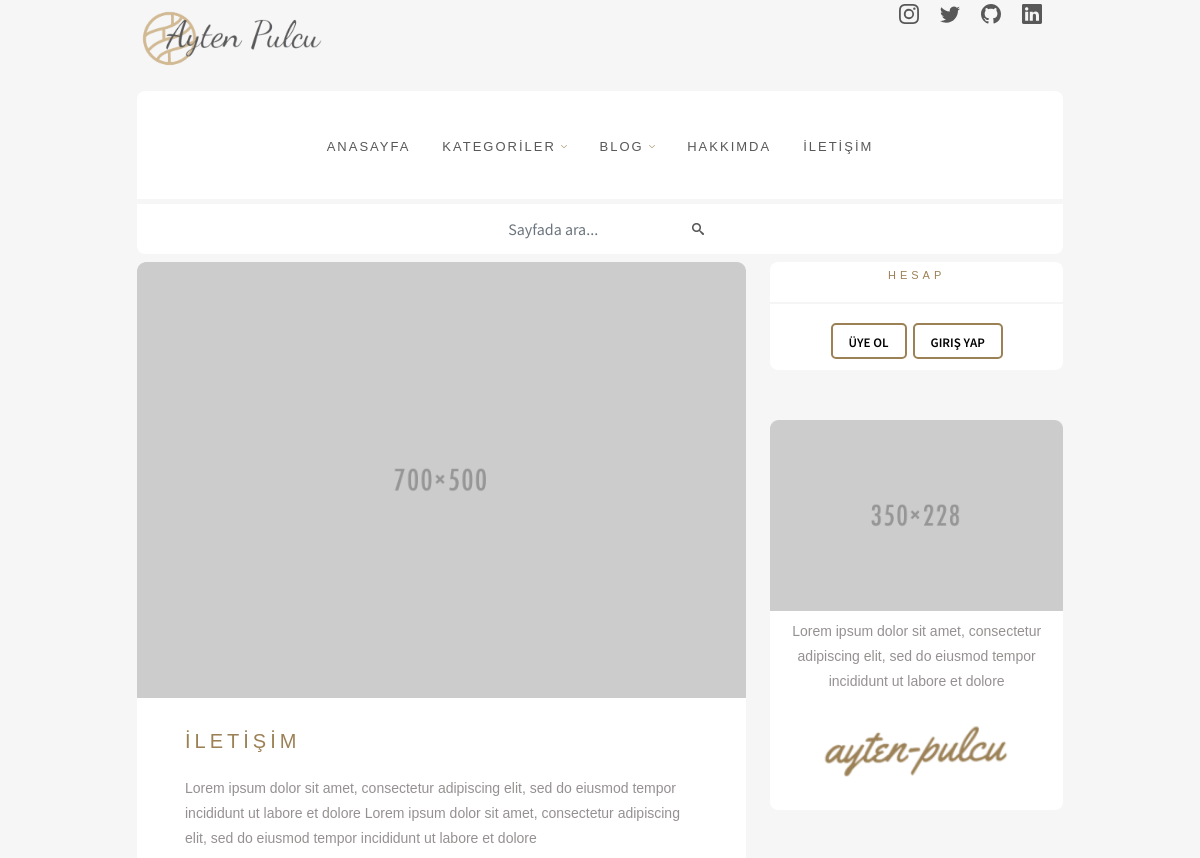
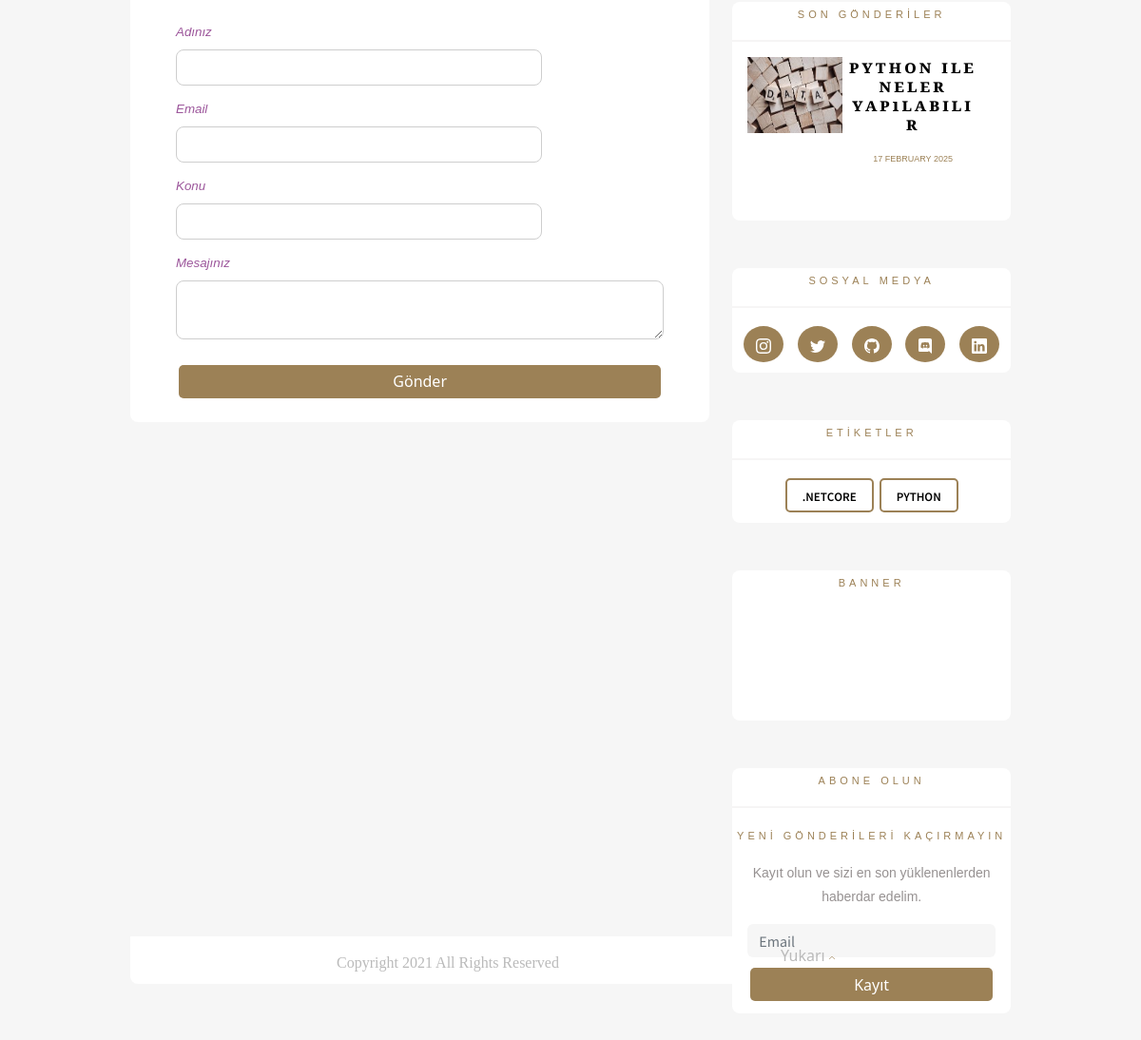
The page /iletisim/ on the database its author committed (2 pictures, top to bottom).
### post/models.py (models this page shows, shortened)
class Blog_post(models.Model):
    category = models.ForeignKey(
        Category,
        on_delete=models.CASCADE
    )
    title = models.CharField(max_length=40)
    slug = models.SlugField(
        max_length=200,
        default="",
    )
    content = models.TextField()
    image = models.ImageField(upload_to="img")
    next_img = models.ImageField(upload_to="next")
    status = models.CharField(
        default="draft",
        choices=STATUS,
        max_length=10,
    )
    author=models.CharField(max_length=100)
    createt_at = models.DateTimeField(auto_now_add=True)
    updated_at = models.DateTimeField(auto_now_add=True)

class Category(models.Model):
    title = models.CharField(max_length=200)
    slug = models.SlugField(
        max_length=200,
        default="",
    )
    status = models.CharField(
        default=DEFAULT_STATUS,
        choices=STATUS,
        max_length=10,
    )
    createt_at = models.DateTimeField(auto_now_add=True)
    updated_at = models.DateTimeField(auto_now=True)

### page/views.py (the view)
# urls.py: path('iletisim/', contact_us, name='contact_us'),
def contact_us(request):
    context=dict()
    context['form'] = MessageModelForm()
    if request.method == 'POST':
        form = MessageModelForm(request.POST, request.FILES)
        if form.is_valid():
            form.save()
        return HttpResponseRedirect('/')
    else:
        return render(request,"contact.html",context)

### page/forms.py
class MessageModelForm(forms.ModelForm):
    class Meta:
        model = Message
        fields = [
            'user_name',
            'mail',
            'subject',
            'content',
        ]

### myblog/data.py (called while the page is built)
def need_data(request):
    context = dict()
    context['categories'] = Category.objects.filter(
        status="published"
    ).order_by('title')
    context['pages'] = Page.objects.filter(
        status="published"
    ).order_by('title')
    context['latest']  = Blog_post.objects.filter(
        status="published"
    )[:4]
    context['posts'] = Blog_post.objects.filter(
        status='published',
    )[:5]
    return context

### templates/contact.html (shortened to what this page needs)
{% extends 'components/base.html' %}
{% block content %}
<div class="content">
    <div class="row">
        <div class="col-md-8" >
            <div class="cart" >
                <img src="/media/img 7-5.png" class="rnd img-fluid">
                <span class="d-flex flex-column mx-5" style="margin-top: 20px;">
                    <p class="tag" style="font-size: 21pt;text-align: left;">İLETİŞİM </p>
                    <p class="text">
                        Lorem ipsum dolor sit amet, consectetur adipiscing elit, sed do eiusmod tempor incididunt ut labore et dolore
                        Lorem ipsum dolor sit amet, consectetur adipiscing elit, sed do eiusmod tempor incididunt ut labore et dolore
                    </p>
                    <form method="POST">
                        <span class="d-flex flex-column w-75">
                            <label class="form-label">Adınız</label>
                            <input type="text" name="user_name" id="id_user_name" class="form-control" required>
                            <label class="form-label">Email </label>
                            <input type="email" name="mail" id="id_mail" class="form-control" required>
                            <label class="form-label" for="id_subject">Konu</label>
                            <input type="text" name="subject" class="form-control" maxlength="255" required id="id_subject">
                        </span>
                        <span class="d-flex flex-column">
                            <label class="form-label">Mesajınız</label>
                            <textarea type="text" name="content" class="form-control" id="id_content" required></textarea>
                            <br>
                            <button class="btn-submit" type="submit" >
                                Gönder
                            </button>
                        </span>
                    </form>
                </span>
            </div>
        </div>
        {% include 'components/sidebar.html' %}
    </div>
</div>
{% endblock %}

### templates/components/sidebar.html (shortened to what this page needs)
{% block content%}
{% load static %}
<div class="col-md-4" id="sidebar">
    <div class="cart">
        <p class="tag">Hesap</p>
        <hr>
        {% if user.is_authenticated %}
            <p class="text px-3">Kullanıcı: {{ user.username }}</p>
            <span class="d-flex flex-wrap pb-2 justify-content-center" >
                <a href="{% url 'see_cmnt' %}">
                    <p class="category px-3">
                        Yorumlarım
                    </p>
                </a>
                <a href="{% url 'log_out' %}">
                    <p class="category px-3">Oturumu Kapat</p>
                </a>
            </span>
        {% else %}
        <span class="d-flex flex-wrap pb-2 justify-content-center" >
            <a href="{% url 'sign_in' %}" >
                <p class="category px-3">Üye Ol</p>
            </a>
            <a href="{% url 'log_in' %}" >
                <p class="category px-3">Giriş Yap</p>
            </a>
        </span>
        {% endif %}
    </div>
    <div class="cart" style="height: 390px;">
        <div class="timg">
            <img src="/media/img_about.png" class="img-fluid"  alt="Responsive image">
        </div>
        <span class="d-flex flex-column mt-2 mx-3">
        <p class="text" style="text-align: center;">
            Lorem ipsum dolor sit amet, consectetur adipiscing elit, sed do eiusmod tempor incididunt ut labore et dolore
        </p>
            <img src="/media/signing.png" class="img-fluid align-self-center w-75"  alt="Responsive image">
        </span>
    </div>
    <div class="cart">
        <p class="tag">Son Gönderİler</p>
        <hr>
        {% for item in latest%}
        <span class="d-flex flex-nowrap mt-2 mx-3 mb-3">
            <div class="col-sm-4">
                <a href="{% url 'post_show' post_slug=item.slug %}" target="_self">
                    <img src="{{item.image.url}}" style="height: 80px;width: 100px;" >
                </a>
            </div>
            <div class="col-sm-8">
                <span class="d-flex flex-column mx-3">
                    <p class="last-title"> {{item.title}} </p>
                    <p class="data">{{item.updated_at|date:'d F Y'}}</p>
                </span>
            </div>
        </span>
        {% endfor %}
        <br>
    </div>
    <div class="cart">
        <p class="tag">sosyal medya</p>
        <hr>
        <span class="d-flex flex-row flex-wrap pb-2 justify-content-evenly" >
            <button type="button" class="btn btn-social ">
            </button>
            <button type="button" class="btn btn-social">
            </button>
            <button type="button" class="btn btn-social">
            </button>
            <button type="button" class="btn btn-social">
            </button>
            <button type="button" class="btn btn-social">
            </button>
        </span>
    </div>
    <div class="cart">
        <p class="tag">etİketler</p>
        <hr>
        <span class="d-flex flex-wrap pb-2 justify-content-center" >
            {% for item in categories %}
            <a href="{% url 'category_show' category_slug=item.slug %}" style="text-decoration: none;">
                <p class="category px-3">{{item.title}}</p>
            </a>
            {% endfor %}
        </span>
    </div>
    <div class="cart" style="height: 10%;">
        <p class="tag">Banner</p>
    </div>
    <div class="cart" >
        <p class="tag">abone olun</p>
        <hr>
        <p class="tag">yenİ gönderİlerİ kaçırmayın </p>
        <p class="text align-items-center" style="text-align: center;">Kayıt olun ve sizi en son yüklenenlerden haberdar edelim.</p>
        <span class="d-flex flex-column mx-3">
            <input type="text" class="form-control mb-2 border-0" style="background-color: #f6f6f6; border-radius: 6px; height: 35px;" placeholder="Email">
            <button class="btn-submit" type="submit" >Kayıt</button>
        </span>
    </div>
</div>
{% endblock%}

### static/css/main.css (style rules this page uses)
body { margin:0; padding: 0; background-color: #f6f6f6; }
hr { border: 1px solid #dddbdb; }
label { color: #9c569b; font-family: 'Source Sans Pro regular', sans-serif; font-size: 10pt; text-align: start; font-style: italic; margin-top: 15px; }
a { text-decoration: none; }
p.text { font-family: 'Source Sans Pro Light', sans-serif; color: #969191; font-size: 14px; font-weight: 200; text-align: left; line-height: 25px; text-overflow: clip; }
p.data { font-family: 'Source Sans Pro Light', sans-serif; font-size: 10pt; font-weight: 200; color: #9c8156; font-variant-caps: all-petite-caps; font-variant-numeric: oldstyle-nums; }
p.last-title { font-family: 'Playfair Display', sans-serif; font-size: 14pt; letter-spacing: 3px; font-weight: 600; font-variant-caps: all-petite-caps; color: black; line-height: 15pt; }
p.tag { font-family: 'Source Sans Pro regular', sans-serif; color: #9c8156; font-size: 12pt; font-weight: 400; letter-spacing: 4px; text-align: center; font-variant-caps: all-petite-caps; }
p.category { color: black; font-size: 14pt; font-weight: 600; font-family: 'Source Sans Pro', sans-serif; font-variant-caps: all-petite-caps; border: 2pt; border-color: #9c8156; border-style: solid ; border-radius: 5px; padding: 2px; margin: 3px; }
.btn-social { color: white; background-color: #9c8156; border-radius: 50%; margin: 3px; }
input, optgroup, select, textarea { margin-top: 0; font-family: 'Source Sans Pro', sans-serif; font-size: 12pt; text-align: left; }
.form-control { color: #cecece; border: solid 1px; border-radius: 8px; }
.timg { border-top-left-radius: 8px; border-top-right-radius: 8px; max-width: 100%; height: auto; }
img.rnd { border-top-left-radius: 8px; border-top-right-radius: 8px; }
.cart { background-color: white; border-radius: 8px; margin-bottom: 50px; text-align: center; overflow-wrap: break-word; }
.btn-submit { border-radius: 5px; background-color: #9c8156; color: white; border:0px; height: 35px; margin: 3px; margin-bottom: 5%; }

### rows shown on the page
Blog_post: image (picture), title "Python ile neler yapılabilir", updated_at "17 February 2025"
Category: title ".NetCore"
Category: title "Python"
